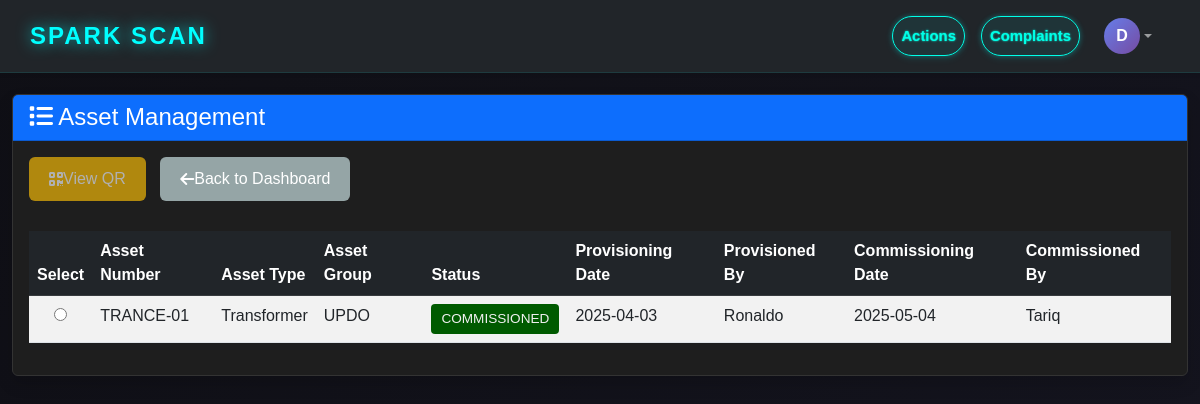
/asset/list/ (signed in), run on the app's committed database.
### authentication/models.py (models this page shows, shortened)
class Profile(AbstractUser):
    role = models.CharField(max_length=15, choices=RoleChoice.choices)
    phone_num = models.CharField(max_length=15, unique=True)
    class Meta:
        verbose_name = "Profile"
        verbose_name_plural = "Profile"

### asset/models.py (models this page shows, shortened)
class Asset(models.Model):
    asset_type = models.CharField(max_length=20, choices=ASSET_TYPE_CHOICES)
    asset_number = models.CharField(max_length=50, unique=True)
    asset_group = models.CharField(max_length=10, choices=ASSET_GROUP_CHOICES)
    status = models.CharField(max_length=20, choices=STATUS_CHOICES, default='PROVISIONED')
    provisioning_date = models.DateField()
    provisioned_by = models.CharField(max_length=100)
    planned_location = models.TextField(help_text="Planned installation location description")
    commissioning_date = models.DateField(null=True, blank=True)
    commissioned_by = models.CharField(max_length=100, null=True, blank=True)
    actual_location = models.TextField(null=True, blank=True, help_text="Actual installed location")
    latitude = models.DecimalField(max_digits=9, decimal_places=6, null=True, blank=True)
    longitude = models.DecimalField(max_digits=9, decimal_places=6, null=True, blank=True)
    dmm = models.CharField(max_length=20, choices=DMM_CHOICES)
    secondary_connection = models.CharField(max_length=20, choices=SECONDARY_CONNECTION_CHOICES)
    ct_ratio = models.CharField(max_length=20)
    pt_ratio = models.CharField(max_length=20)
    actual_cost = models.DecimalField(max_digits=10, decimal_places=2, null=True, blank=True)
    qr_code = models.ImageField(upload_to='qr_codes/', null=True, blank=True)
    created_at = models.DateTimeField(auto_now_add=True)
    updated_at = models.DateTimeField(auto_now=True)
    class Meta:
        ordering = ['-created_at']

### asset/views.py (the view)
# urls.py: path('list/', views.AssetListView.as_view(), name='asset_list'),
class AssetListView(View):
    template_name = 'asset/asset_list.html'
    def get(self, request):
        assets = Asset.objects.all().order_by('-created_at')
        context = {
            'assets': assets,
            'page_title': 'Asset Management'
        }
        return render(request, self.template_name, context)

### templates/asset/asset_list.html (shortened to what this page needs)
<!DOCTYPE html>
<html lang="en">
<head>
    <link href="https://cdn.jsdelivr.net/npm/bootstrap@5.3.0/dist/css/bootstrap.min.css" rel="stylesheet">
    <link rel="stylesheet" href="https://cdnjs.cloudflare.com/ajax/libs/font-awesome/6.4.0/css/all.min.css">
    <link rel="stylesheet" href="/static/style.css">
</head>
<body>
       <nav class="navbar navbar-expand-lg navbar-dark bg-dark shadow-sm fixed-top">
        <div class="container-fluid">
            <a class="navbar-brand fw-bold glowy-logo" href="{% url 'dashboard:leaflet-map' %}">
                SPARK SCAN
            </a>
            <div class="collapse navbar-collapse justify-content-end" id="navbarMain">
                <ul class="navbar-nav ms-auto action-buttons-right">
                    <li class="nav-item">
                        <a href="{% url 'asset:asset_list' %}" class="nav-link action-btn">Actions</a>
                    </li>
                    <li class="nav-item">
                        <a href="{% url 'citizen_portal:complaint_list' %}" class="nav-link action-btn">Complaints</a>
                    </li>
                    <li class="nav-item dropdown">
                        {% if user.is_authenticated %}
                            <a class="nav-link dropdown-toggle d-flex align-items-center" href="#" id="userDropdown"
                            role="button" data-bs-toggle="dropdown" aria-expanded="false">
                                <div class="profile-icon">
                                    {{ user.username.0|upper }}
                                </div>
                            </a>
                        {% else %}
                            <a class="nav-link action-btn" href="{% url 'authentication:login' %}">Login</a>
                        {% endif %}
                    </li>
                </ul>
            </div>
        </div>
    </nav>
    <div class="container-fluid mt-4">
        <div class="row">
            <div class="col-12">
                <div class="card shadow">
                    <div class="card-header bg-primary text-white">
                        <h4 class="mb-0">
                            <i class="fas fa-list"></i> Asset Management
                        </h4>
                    </div>
                    <div class="card-body">
                        <div class="d-flex gap-2 mb-3">
                            <div class="action-btn-group">
                                <button type="button" class="btn btn-warning text-white" id="btnViewQR" disabled>
                                    <i class="fas fa-qrcode"></i> View QR
                                </button>
                                <button type="button" class="btn btn-secondary" onclick="window.location.href='{% url 'dashboard:leaflet-map' %}'">
                                    <i class="fas fa-arrow-left"></i> Back to Dashboard
                                </button>
                            </div>
                        </div>
                        <div class="table-responsive">
                            <table class="table table-striped table-hover asset-table" id="assetTable">
                                <thead class="table-dark">
                                    <tr>
                                        <th width="50">Select</th>
                                        <th>Asset Number</th>
                                        <th>Asset Type</th>
                                        <th>Asset Group</th>
                                        <th>Status</th>
                                        <th>Provisioning Date</th>
                                        <th>Provisioned By</th>
                                        <th>Commissioning Date</th>
                                        <th>Commissioned By</th>
                                    </tr>
                                </thead>
                                <tbody>
                                    {% for asset in assets %}
                                    <tr data-asset-id="{{ asset.id }}" data-asset-status="{{ asset.status }}">
                                        <td class="text-center">
                                            <input type="radio" name="selectedAsset" value="{{ asset.id }}" class="asset-radio">
                                        </td>
                                        <td>{{ asset.asset_number }}</td>
                                        <td>{{ asset.get_asset_type_display }}</td>
                                        <td>{{ asset.asset_group }}</td>
                                        <td>
                                            <span class="status-badge status-{{ asset.status|lower }}">
                                                {{ asset.get_status_display }}
                                            </span>
                                        </td>
                                        <td>{{ asset.provisioning_date|date:"Y-m-d" }}</td>
                                        <td>{{ asset.provisioned_by }}</td>
                                        <td>{{ asset.commissioning_date|date:"Y-m-d"|default:"-" }}</td>
                                        <td>{{ asset.commissioned_by|default:"-" }}</td>
                                    </tr>
                                    {% empty %}
                                    <tr>
                                        <td colspan="9" class="text-center text-muted">No assets found</td>
                                    </tr>
                                    {% endfor %}
                                </tbody>
                            </table>
                        </div>
                    </div>
                </div>
            </div>
        </div>
    </div>
</body>
</html>

### static/style.css (style rules this page uses)
:root { --primary-color: #007bff; --primary-hover: #0056b3; --accent-color: #ff8c00; --text-color-dark: #2c3e50; --text-color-nav: #000000; --page-bg: #ffffff; --card-bg: #ffffff; --border-color: #e0e6ed; --shadow-light: 0 4px 12px rgba(0, 0, 0, 0.08); --nav-font-size: 0.8rem; }
* { box-sizing: border-box; margin: 0; padding: 0; }
body { font-family: 'Montserrat', sans-serif; background-color: var(--page-bg); color: var(--text-color-dark); min-height: 100vh; }
.btn { padding: 10px 20px; border: none; border-radius: 6px; font-size: 1rem; cursor: pointer; text-decoration: none; display: inline-flex; align-items: center; font-weight: 500; }
.btn-secondary { background: #95a5a6; color: white; }
.text-center { text-align: center; }
.status-badge { display: inline-block; padding: 5px 15px; border-radius: 20px; font-size: 0.85rem; font-weight: 600; }
.status-badge { padding: 4px 10px; border-radius: 12px; font-size: 13px; text-transform: uppercase; }
.navbar, #top-bar { display: flex; align-items: center; justify-content: space-between; background: #101921; box-shadow: 0 4px 22px rgba(0, 255, 255, 0.10); padding: 10px 28px 10px 18px; border-bottom: 1px solid rgba(0,255,255,0.10); position: fixed; width: 100%; z-index: 990; }
.glowy-logo { font-weight: 700; color: #0ff !important; text-shadow: 0 0 2px #00ffff, 0 0 3px #00ffff; font-size: 1.5rem; letter-spacing: 2px; }
.navbar-nav.ms-auto, .action-buttons-right { display: flex; align-items: center; gap: 16px; margin-left: auto; }
.action-btn { background: rgba(0,255,255,0.07); border: 1.5px solid #00ffe7; color: #00ffe7 !important; border-radius: 22px; padding: 8px 22px; font-weight: 600; font-size: 0.93rem; text-shadow: 0 0 2px #00ffe7; box-shadow: 0 0 5px #0ff4, 0 2px 8px rgba(0, 255, 255, 0.10); transition: background 0.2s, box-shadow 0.2s; cursor: pointer; text-decoration: none; }
.profile-icon { width: 36px; height: 36px; border-radius: 50%; background: linear-gradient(135deg, #667eea 0%, #764ba2 100%); color: white; display: flex; align-items: center; justify-content: center; font-weight: 700; font-size: 16px; cursor: pointer; transition: transform 0.2s; }

### templates/asset/asset_list.html (style rules this page uses)
body { background: linear-gradient(135deg, #0f0f15 0%, #151520 100%); color: #f0f0f0; padding-top: 70px; }
.glowy-logo { color: #00ffff; text-shadow: 0 0 15px rgba(0, 255, 255, 0.7); font-size: 1.5rem; letter-spacing: 2px; }
.container, .card, .modal-content { background-color: #1e1e1e; color: #f0f0f0; border-color: #333; }
.action-btn-group .btn { margin-right: 10px; margin-bottom: 10px; }
.table-responsive { margin-top: 20px; }
.asset-table tbody tr { cursor: pointer; transition: background-color 0.2s; }
.status-badge { padding: 5px 10px; border-radius: 4px; font-size: 0.85rem; font-weight: 500; color: #f0f0f0; }
.status-commissioned { background-color: #005a00; }

### data on the page
Profile: username.0 "D"
Asset: asset_number "TRANCE-01", asset_type "Transformer", asset_group "UPDO", status "COMMISSIONED", provisioning_date "2025-04-03", provisioned_by "Ronaldo", commissioning_date "2025-05-04", commissioned_by "Tariq"
